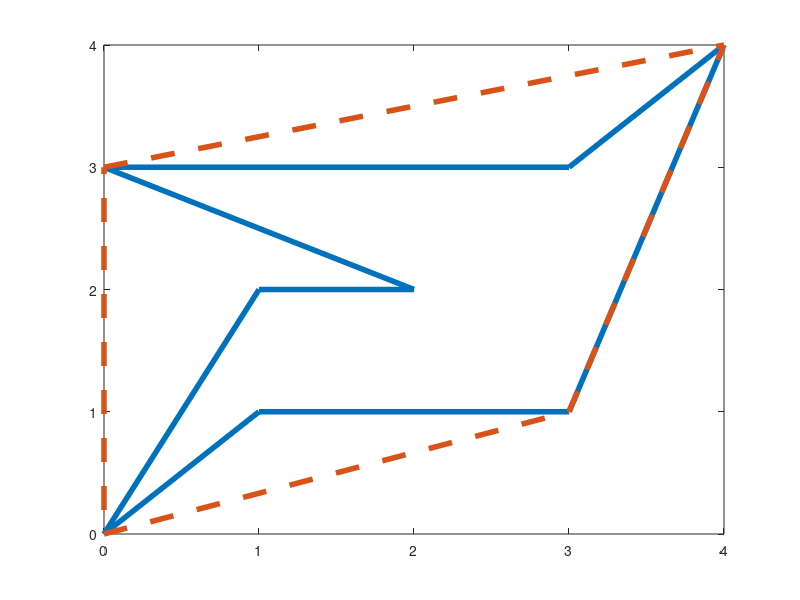

Source code (MATLAB):
axis ([0 5, 0 5])

x = [0 1 3 4 3 0 2 1 0]';
y = [0 1 1 4 3 3 2 2 0]';
plot(x, y, "linewidth", 4, '-')

hold on

x_ch = [0 4 3 0 0]';
y_ch = [3 4 1 0 3]';
plot(x_ch, y_ch, "linewidth", 4, '--')